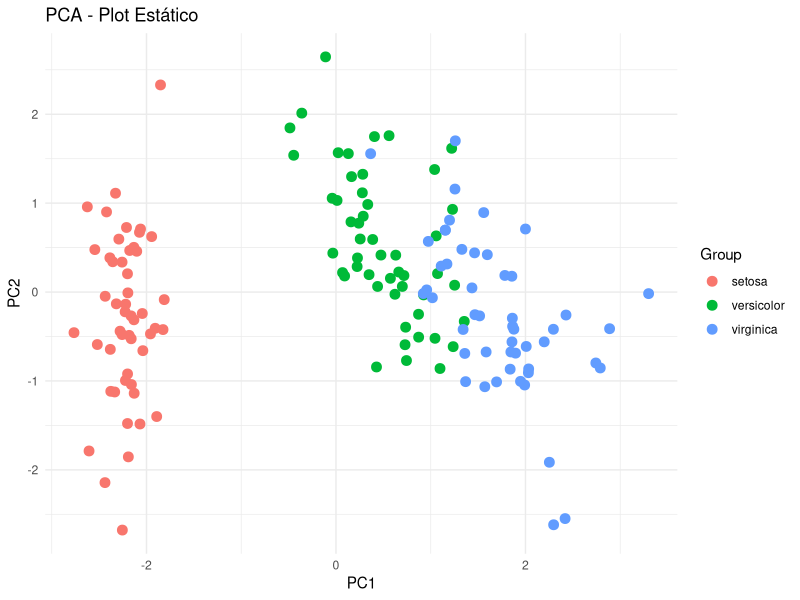

The R source for this figure:
library(ggplot2)
library(dplyr)

impute_missing <- function(data){
  data_imputed <- data
  for (i in 1:ncol(data)){
    if (is.numeric(data[[i]])){
      data_imputed[[i]][is.na(data_imputed[[i]])] <- mean(data_imputed[[i]], na.rm = TRUE)
    }
  }
  return(data_imputed)
}

run_pca_manual <- function(data, scale_data = TRUE) {
  data <- impute_missing(data)
  
  if (scale_data) data <- scale(data, scale = TRUE)
  
  cov_matrix <- cov(data)

  eigens <- eigen(cov_matrix, symmetric = TRUE)

  scores <- data %*% eigens$vectors
  
  return(list(eigenvalues = eigens$values, eigenvectors = eigens$vectors, scores = scores))
}

plot_pca_static <- function(scores, group_col = NULL) {
  pca_df <- data.frame(scores)
  colnames(pca_df) <- c("PC1", "PC2")
  
  if (!is.null(group_col)) pca_df$Group <- group_col
  
  ggplot(pca_df, aes(x = PC1, y = PC2, color = Group)) +
    geom_point(size = 3) +
    labs(title = "PCA - Plot Estático") +
    theme_minimal()
}

data(iris)

iris_data <- iris |>
  select(-Species)

pca_result <- run_pca_manual(iris_data, scale_data = TRUE)

plot_pca_static(pca_result$scores, group_col = iris$Species)